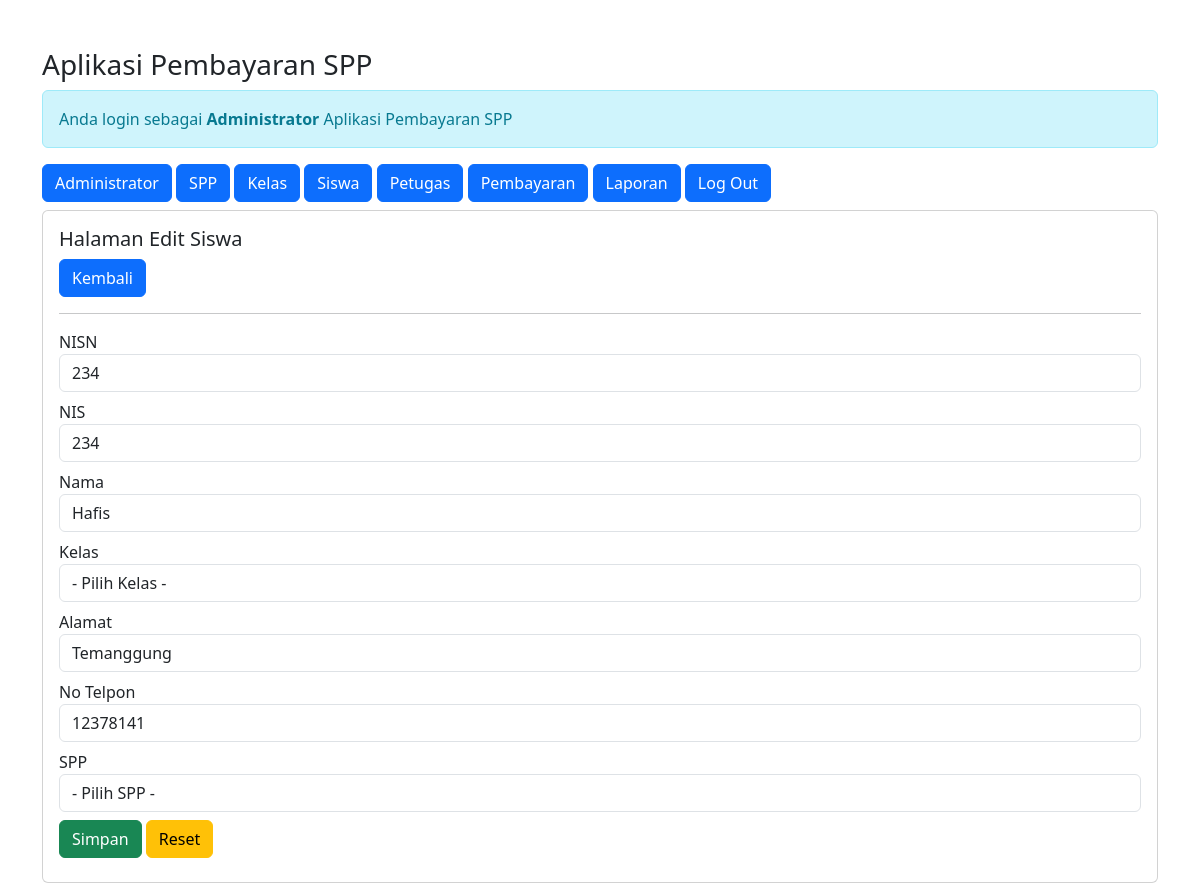
Page /admin/admin.php?url=edit-siswa&nisn=234 (signed in) on the committed database.
### tables this page shows
CREATE TABLE `siswa` (
  `nisn` char(10) NOT NULL,
  `nis` char(8) NOT NULL,
  `nama` varchar(35) NOT NULL,
  `id_kelas` int(11) NOT NULL,
  `alamat` text NOT NULL,
  `no_telp` varchar(15) NOT NULL,
  `id_spp` int(11) NOT NULL
);

### admin/edit-siswa.php (the view, shortened to what this page needs)
<?php
$nisn = $_GET['nisn'];
include'../conn.php';
$sql = "SELECT*FROM siswa WHERE nisn='$nisn'";
$query = mysqli_query($koneksi, $sql);
$data = mysqli_fetch_array($query);
?>
<h5>Halaman Edit Siswa</h5>
<a href="?url=siswa" class="btn btn-primary">Kembali</a>
<hr>
<form action="?url=proses-edit-siswa&nisn=<?= $data['nisn']?>" method="post">
    <div class="form-group mb-2">
        <label for="">NISN</label>
        <input value="<?= $data['nisn']?>" type="number" name="nisn" class="form-control" required>
    </div>
    <div class="form-group mb-2">
        <label for="">NIS</label>
        <input value="<?= $data['nis']?>" type="number" name="nis" class="form-control" required>
    </div>
    <div class="form-group mb-2">
        <label for="">Nama</label>
        <input value="<?= $data['nama']?>" type="text" name="nama" class="form-control" required>
    </div>
    <div class="form-group mb-2">
        <label for="">Kelas</label>
        <select name="id_kelas" class="form-control" required>
            <option value="">- Pilih Kelas -</option>
        </select>
    </div>
    <div class="form-group mb-2">
        <label for="">Alamat</label>
        <input value="<?= $data['alamat']?>" type="text" name="alamat" class="form-control" required>
    </div>
    <div class="form-group mb-2">
        <label for="">No Telpon</label>
        <input value="<?= $data['no_telp']?>" type="text" name="no_telp" class="form-control" required>
    </div>
    <div class="form-group mb-2">
        <label for="">SPP</label>
        <select name="id_spp" class="form-control" required>
            <option value="">- Pilih SPP -</option>
        </select>
    </div>
    <div class="form-group mb-2">
        <button type="submit" class="btn btn-success">Simpan</button>
        <button type="reset" class="btn btn-warning">Reset</button>
    </div>
</form>

### rows in the picture
siswa: nisn "234", nis "234", nama "Hafis", alamat "Temanggung", no_telp "12378141"
